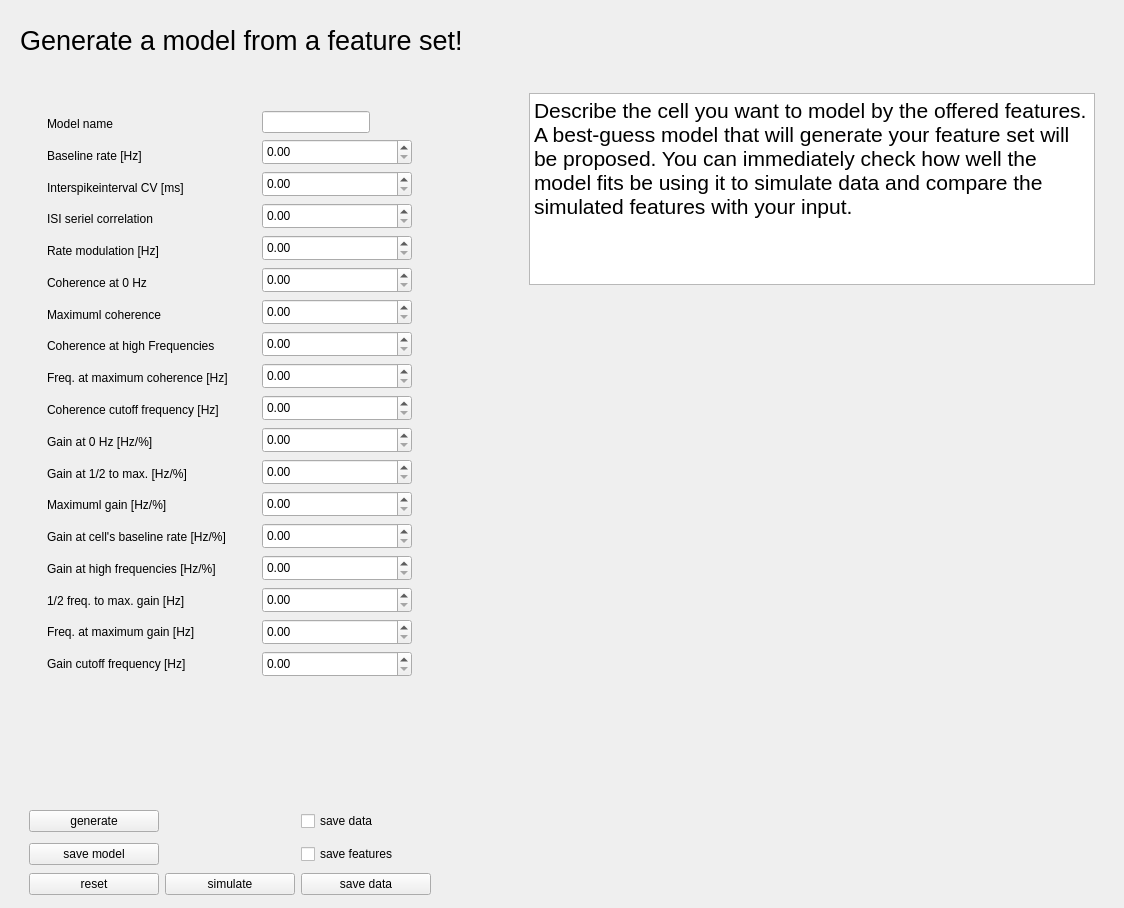
<?xml version="1.0" encoding="UTF-8"?>
<ui version="4.0">
 <class>ModelGenerator</class>
 <widget class="QWidget" name="ModelGenerator">
  <property name="geometry">
   <rect>
    <x>0</x>
    <y>0</y>
    <width>1124</width>
    <height>908</height>
   </rect>
  </property>
  <property name="windowTitle">
   <string>Form</string>
  </property>
  <layout class="QVBoxLayout" name="verticalLayout">
   <item>
    <widget class="QWidget" name="cm_header" native="true">
     <layout class="QHBoxLayout" name="horizontalLayout_7" stretch="1,0">
      <item>
       <widget class="QLabel" name="cm_title">
        <property name="font">
         <font>
          <pointsize>20</pointsize>
         </font>
        </property>
        <property name="text">
         <string>Generate a model from a feature set!</string>
        </property>
        <property name="role" stdset="0">
         <string>title</string>
        </property>
       </widget>
      </item>
      <item>
       <spacer name="horizontalSpacer_5">
        <property name="orientation">
         <enum>Qt::Orientation::Horizontal</enum>
        </property>
        <property name="sizeType">
         <enum>QSizePolicy::Policy::Fixed</enum>
        </property>
        <property name="sizeHint" stdset="0">
         <size>
          <width>20</width>
          <height>40</height>
         </size>
        </property>
       </spacer>
      </item>
     </layout>
    </widget>
   </item>
   <item>
    <widget class="QWidget" name="cm_content_widget" native="true">
     <layout class="QHBoxLayout" name="horizontalLayout_10" stretch="8,1,20">
      <property name="bottomMargin">
       <number>1</number>
      </property>
      <item>
       <widget class="QWidget" name="widget_4" native="true">
        <property name="sizePolicy">
         <sizepolicy hsizetype="Preferred" vsizetype="Expanding">
          <horstretch>0</horstretch>
          <verstretch>0</verstretch>
         </sizepolicy>
        </property>
        <layout class="QGridLayout" name="gridLayout">
         <property name="bottomMargin">
          <number>0</number>
         </property>
         <item row="0" column="0">
          <widget class="QWidget" name="cm_left_box" native="true">
           <layout class="QHBoxLayout" name="horizontalLayout_6">
            <item>
             <widget class="QWidget" name="cm_label_box" native="true">
              <layout class="QVBoxLayout" name="verticalLayout_12">
               <item>
                <widget class="QLabel" name="cm_label_name">
                 <property name="text">
                  <string>Model name</string>
                 </property>
                </widget>
               </item>
               <item>
                <widget class="QLabel" name="cm_label_1">
                 <property name="text">
                  <string>Baseline rate [Hz]</string>
                 </property>
                </widget>
               </item>
               <item>
                <widget class="QLabel" name="cm_label_2">
                 <property name="text">
                  <string>Interspikeinterval CV [ms]</string>
                 </property>
                </widget>
               </item>
               <item>
                <widget class="QLabel" name="cm_label_3">
                 <property name="text">
                  <string>ISI seriel correlation</string>
                 </property>
                </widget>
               </item>
               <item>
                <widget class="QLabel" name="cm_label_4">
                 <property name="text">
                  <string>Rate modulation [Hz]</string>
                 </property>
                </widget>
               </item>
               <item>
                <widget class="QLabel" name="cm_label_5">
                 <property name="text">
                  <string>Coherence at 0 Hz</string>
                 </property>
                </widget>
               </item>
               <item>
                <widget class="QLabel" name="cm_label_6">
                 <property name="text">
                  <string>Maximuml coherence</string>
                 </property>
                </widget>
               </item>
               <item>
                <widget class="QLabel" name="cm_label_7">
                 <property name="text">
                  <string>Coherence at high Frequencies</string>
                 </property>
                </widget>
               </item>
               <item>
                <widget class="QLabel" name="cm_label_8">
                 <property name="text">
                  <string>Freq. at maximum coherence [Hz]</string>
                 </property>
                </widget>
               </item>
               <item>
                <widget class="QLabel" name="cm_label_9">
                 <property name="text">
                  <string>Coherence cutoff frequency [Hz]</string>
                 </property>
                </widget>
               </item>
               <item>
                <widget class="QLabel" name="cm_label_10">
                 <property name="text">
                  <string>Gain at 0 Hz [Hz/%]</string>
                 </property>
                </widget>
               </item>
               <item>
                <widget class="QLabel" name="cm_label_11">
                 <property name="text">
                  <string>Gain at 1/2 to max. [Hz/%]</string>
                 </property>
                </widget>
               </item>
               <item>
                <widget class="QLabel" name="cm_label_12">
                 <property name="text">
                  <string>Maximuml gain [Hz/%]</string>
                 </property>
                </widget>
               </item>
               <item>
                <widget class="QLabel" name="cm_label_13">
                 <property name="text">
                  <string>Gain at cell's baseline rate [Hz/%]</string>
                 </property>
                </widget>
               </item>
               <item>
                <widget class="QLabel" name="cm_label_14">
                 <property name="text">
                  <string>Gain at high frequencies [Hz/%]</string>
                 </property>
                </widget>
               </item>
               <item>
                <widget class="QLabel" name="cm_label_15">
                 <property name="text">
                  <string>1/2 freq. to max. gain [Hz]</string>
                 </property>
                </widget>
               </item>
               <item>
                <widget class="QLabel" name="cm_label_16">
                 <property name="text">
                  <string>Freq. at maximum gain [Hz]</string>
                 </property>
                </widget>
               </item>
               <item>
                <widget class="QLabel" name="cm_label_17">
                 <property name="text">
                  <string>Gain cutoff frequency [Hz]</string>
                 </property>
                </widget>
               </item>
              </layout>
             </widget>
            </item>
            <item>
             <widget class="QWidget" name="cm_input_box" native="true">
              <layout class="QVBoxLayout" name="verticalLayout_13">
               <item>
                <widget class="QLineEdit" name="name_edit">
                 <property name="sizePolicy">
                  <sizepolicy hsizetype="Fixed" vsizetype="Fixed">
                   <horstretch>150</horstretch>
                   <verstretch>26</verstretch>
                  </sizepolicy>
                 </property>
                </widget>
               </item>
               <item>
                <widget class="QDoubleSpinBox" name="doubleSpinBox_1">
                 <property name="sizePolicy">
                  <sizepolicy hsizetype="Fixed" vsizetype="Fixed">
                   <horstretch>150</horstretch>
                   <verstretch>26</verstretch>
                  </sizepolicy>
                 </property>
                 <property name="minimumSize">
                  <size>
                   <width>150</width>
                   <height>26</height>
                  </size>
                 </property>
                </widget>
               </item>
               <item>
                <widget class="QDoubleSpinBox" name="doubleSpinBox_2">
                 <property name="sizePolicy">
                  <sizepolicy hsizetype="Fixed" vsizetype="Fixed">
                   <horstretch>150</horstretch>
                   <verstretch>26</verstretch>
                  </sizepolicy>
                 </property>
                 <property name="minimumSize">
                  <size>
                   <width>150</width>
                   <height>26</height>
                  </size>
                 </property>
                </widget>
               </item>
               <item>
                <widget class="QDoubleSpinBox" name="doubleSpinBox_3">
                 <property name="sizePolicy">
                  <sizepolicy hsizetype="Fixed" vsizetype="Fixed">
                   <horstretch>150</horstretch>
                   <verstretch>26</verstretch>
                  </sizepolicy>
                 </property>
                 <property name="minimumSize">
                  <size>
                   <width>150</width>
                   <height>26</height>
                  </size>
                 </property>
                </widget>
               </item>
               <item>
                <widget class="QDoubleSpinBox" name="doubleSpinBox_4">
                 <property name="sizePolicy">
                  <sizepolicy hsizetype="Fixed" vsizetype="Fixed">
                   <horstretch>0</horstretch>
                   <verstretch>0</verstretch>
                  </sizepolicy>
                 </property>
                 <property name="minimumSize">
                  <size>
                   <width>150</width>
                   <height>26</height>
                  </size>
                 </property>
                 <property name="maximumSize">
                  <size>
                   <width>150</width>
                   <height>26</height>
                  </size>
                 </property>
                </widget>
               </item>
               <item>
                <widget class="QDoubleSpinBox" name="doubleSpinBox_5">
                 <property name="sizePolicy">
                  <sizepolicy hsizetype="Fixed" vsizetype="Fixed">
                   <horstretch>0</horstretch>
                   <verstretch>0</verstretch>
                  </sizepolicy>
                 </property>
                 <property name="minimumSize">
                  <size>
                   <width>150</width>
                   <height>26</height>
                  </size>
                 </property>
                 <property name="maximumSize">
                  <size>
                   <width>150</width>
                   <height>26</height>
                  </size>
                 </property>
                </widget>
               </item>
               <item>
                <widget class="QDoubleSpinBox" name="doubleSpinBox_6">
                 <property name="sizePolicy">
                  <sizepolicy hsizetype="Fixed" vsizetype="Fixed">
                   <horstretch>0</horstretch>
                   <verstretch>0</verstretch>
                  </sizepolicy>
                 </property>
                 <property name="minimumSize">
                  <size>
                   <width>150</width>
                   <height>26</height>
                  </size>
                 </property>
                 <property name="maximumSize">
                  <size>
                   <width>150</width>
                   <height>26</height>
                  </size>
                 </property>
                </widget>
               </item>
               <item>
                <widget class="QDoubleSpinBox" name="doubleSpinBox_7">
                 <property name="sizePolicy">
                  <sizepolicy hsizetype="Fixed" vsizetype="Fixed">
                   <horstretch>0</horstretch>
                   <verstretch>0</verstretch>
                  </sizepolicy>
                 </property>
                 <property name="minimumSize">
                  <size>
                   <width>150</width>
                   <height>26</height>
                  </size>
                 </property>
                 <property name="maximumSize">
                  <size>
                   <width>150</width>
                   <height>26</height>
                  </size>
                 </property>
                </widget>
               </item>
               <item>
                <widget class="QDoubleSpinBox" name="doubleSpinBox_8">
                 <property name="sizePolicy">
                  <sizepolicy hsizetype="Fixed" vsizetype="Fixed">
                   <horstretch>0</horstretch>
                   <verstretch>0</verstretch>
                  </sizepolicy>
                 </property>
                 <property name="minimumSize">
                  <size>
                   <width>150</width>
                   <height>26</height>
                  </size>
                 </property>
                 <property name="maximumSize">
                  <size>
                   <width>150</width>
                   <height>26</height>
                  </size>
                 </property>
                </widget>
               </item>
               <item>
                <widget class="QDoubleSpinBox" name="doubleSpinBox_9">
                 <property name="sizePolicy">
                  <sizepolicy hsizetype="Fixed" vsizetype="Fixed">
                   <horstretch>0</horstretch>
                   <verstretch>0</verstretch>
                  </sizepolicy>
                 </property>
                 <property name="minimumSize">
                  <size>
                   <width>150</width>
                   <height>26</height>
                  </size>
                 </property>
                 <property name="maximumSize">
                  <size>
                   <width>150</width>
                   <height>26</height>
                  </size>
                 </property>
                </widget>
               </item>
               <item>
                <widget class="QDoubleSpinBox" name="doubleSpinBox_10">
                 <property name="sizePolicy">
                  <sizepolicy hsizetype="Fixed" vsizetype="Fixed">
                   <horstretch>0</horstretch>
                   <verstretch>0</verstretch>
                  </sizepolicy>
                 </property>
                 <property name="minimumSize">
                  <size>
                   <width>150</width>
                   <height>26</height>
                  </size>
                 </property>
                 <property name="maximumSize">
                  <size>
                   <width>150</width>
                   <height>26</height>
                  </size>
                 </property>
                </widget>
               </item>
               <item>
                <widget class="QDoubleSpinBox" name="doubleSpinBox_11">
                 <property name="sizePolicy">
                  <sizepolicy hsizetype="Fixed" vsizetype="Fixed">
                   <horstretch>0</horstretch>
                   <verstretch>0</verstretch>
                  </sizepolicy>
                 </property>
                 <property name="minimumSize">
                  <size>
                   <width>150</width>
                   <height>26</height>
                  </size>
                 </property>
                 <property name="maximumSize">
                  <size>
                   <width>150</width>
                   <height>26</height>
                  </size>
                 </property>
                </widget>
               </item>
               <item>
                <widget class="QDoubleSpinBox" name="doubleSpinBox_12">
                 <property name="sizePolicy">
                  <sizepolicy hsizetype="Fixed" vsizetype="Fixed">
                   <horstretch>0</horstretch>
                   <verstretch>0</verstretch>
                  </sizepolicy>
                 </property>
                 <property name="minimumSize">
                  <size>
                   <width>150</width>
                   <height>26</height>
                  </size>
                 </property>
                 <property name="maximumSize">
                  <size>
                   <width>150</width>
                   <height>26</height>
                  </size>
                 </property>
                </widget>
               </item>
               <item>
                <widget class="QDoubleSpinBox" name="doubleSpinBox_13">
                 <property name="sizePolicy">
                  <sizepolicy hsizetype="Fixed" vsizetype="Fixed">
                   <horstretch>0</horstretch>
                   <verstretch>0</verstretch>
                  </sizepolicy>
                 </property>
                 <property name="minimumSize">
                  <size>
                   <width>150</width>
                   <height>26</height>
                  </size>
                 </property>
                 <property name="maximumSize">
                  <size>
                   <width>150</width>
                   <height>26</height>
                  </size>
                 </property>
                </widget>
               </item>
               <item>
                <widget class="QDoubleSpinBox" name="doubleSpinBox_14">
                 <property name="sizePolicy">
                  <sizepolicy hsizetype="Fixed" vsizetype="Fixed">
                   <horstretch>0</horstretch>
                   <verstretch>0</verstretch>
                  </sizepolicy>
                 </property>
                 <property name="minimumSize">
                  <size>
                   <width>150</width>
                   <height>26</height>
                  </size>
                 </property>
                 <property name="maximumSize">
                  <size>
                   <width>150</width>
                   <height>26</height>
                  </size>
                 </property>
                </widget>
               </item>
               <item>
                <widget class="QDoubleSpinBox" name="doubleSpinBox_15">
                 <property name="sizePolicy">
                  <sizepolicy hsizetype="Fixed" vsizetype="Fixed">
                   <horstretch>150</horstretch>
                   <verstretch>26</verstretch>
                  </sizepolicy>
                 </property>
                 <property name="minimumSize">
                  <size>
                   <width>150</width>
                   <height>26</height>
                  </size>
                 </property>
                </widget>
               </item>
               <item>
                <widget class="QDoubleSpinBox" name="doubleSpinBox_16">
                 <property name="sizePolicy">
                  <sizepolicy hsizetype="Fixed" vsizetype="Fixed">
                   <horstretch>150</horstretch>
                   <verstretch>26</verstretch>
                  </sizepolicy>
                 </property>
                 <property name="minimumSize">
                  <size>
                   <width>150</width>
                   <height>26</height>
                  </size>
                 </property>
                </widget>
               </item>
               <item>
                <widget class="QDoubleSpinBox" name="doubleSpinBox_17">
                 <property name="sizePolicy">
                  <sizepolicy hsizetype="Fixed" vsizetype="Fixed">
                   <horstretch>150</horstretch>
                   <verstretch>26</verstretch>
                  </sizepolicy>
                 </property>
                 <property name="minimumSize">
                  <size>
                   <width>150</width>
                   <height>26</height>
                  </size>
                 </property>
                </widget>
               </item>
              </layout>
             </widget>
            </item>
           </layout>
          </widget>
         </item>
         <item row="1" column="0">
          <spacer name="verticalSpacer_6">
           <property name="orientation">
            <enum>Qt::Orientation::Vertical</enum>
           </property>
           <property name="sizeHint" stdset="0">
            <size>
             <width>20</width>
             <height>40</height>
            </size>
           </property>
          </spacer>
         </item>
         <item row="2" column="0">
          <widget class="QWidget" name="cm_save_box" native="true">
           <property name="sizePolicy">
            <sizepolicy hsizetype="Preferred" vsizetype="Minimum">
             <horstretch>0</horstretch>
             <verstretch>0</verstretch>
            </sizepolicy>
           </property>
           <layout class="QGridLayout" name="gridLayout_2">
            <property name="leftMargin">
             <number>0</number>
            </property>
            <property name="rightMargin">
             <number>39</number>
            </property>
            <property name="bottomMargin">
             <number>1</number>
            </property>
            <item row="2" column="1">
             <widget class="QPushButton" name="btn_simulate">
              <property name="sizePolicy">
               <sizepolicy hsizetype="Fixed" vsizetype="Fixed">
                <horstretch>0</horstretch>
                <verstretch>0</verstretch>
               </sizepolicy>
              </property>
              <property name="minimumSize">
               <size>
                <width>130</width>
                <height>0</height>
               </size>
              </property>
              <property name="maximumSize">
               <size>
                <width>130</width>
                <height>16777215</height>
               </size>
              </property>
              <property name="text">
               <string>simulate</string>
              </property>
             </widget>
            </item>
            <item row="2" column="2">
             <widget class="QPushButton" name="btn_save">
              <property name="sizePolicy">
               <sizepolicy hsizetype="Fixed" vsizetype="Fixed">
                <horstretch>0</horstretch>
                <verstretch>0</verstretch>
               </sizepolicy>
              </property>
              <property name="minimumSize">
               <size>
                <width>130</width>
                <height>0</height>
               </size>
              </property>
              <property name="maximumSize">
               <size>
                <width>130</width>
                <height>16777215</height>
               </size>
              </property>
              <property name="text">
               <string>save data</string>
              </property>
             </widget>
            </item>
            <item row="0" column="2">
             <widget class="QCheckBox" name="checkBox_data">
              <property name="text">
               <string>save data</string>
              </property>
             </widget>
            </item>
            <item row="1" column="2">
             <widget class="QCheckBox" name="checkBox_features">
              <property name="text">
               <string>save features</string>
              </property>
             </widget>
            </item>
            <item row="1" column="1">
             <spacer name="horizontalSpacer_17">
              <property name="orientation">
               <enum>Qt::Orientation::Vertical</enum>
              </property>
              <property name="sizeHint" stdset="0">
               <size>
                <width>40</width>
                <height>20</height>
               </size>
              </property>
             </spacer>
            </item>
            <item row="0" column="1">
             <spacer name="horizontalSpacer_7">
              <property name="orientation">
               <enum>Qt::Orientation::Vertical</enum>
              </property>
              <property name="sizeHint" stdset="0">
               <size>
                <width>40</width>
                <height>20</height>
               </size>
              </property>
             </spacer>
            </item>
            <item row="0" column="0">
             <widget class="QPushButton" name="btn_generate">
              <property name="sizePolicy">
               <sizepolicy hsizetype="Fixed" vsizetype="Fixed">
                <horstretch>0</horstretch>
                <verstretch>0</verstretch>
               </sizepolicy>
              </property>
              <property name="minimumSize">
               <size>
                <width>130</width>
                <height>0</height>
               </size>
              </property>
              <property name="maximumSize">
               <size>
                <width>130</width>
                <height>16777215</height>
               </size>
              </property>
              <property name="text">
               <string>generate</string>
              </property>
             </widget>
            </item>
            <item row="1" column="0">
             <widget class="QPushButton" name="btn_save_model">
              <property name="sizePolicy">
               <sizepolicy hsizetype="Fixed" vsizetype="Fixed">
                <horstretch>0</horstretch>
                <verstretch>0</verstretch>
               </sizepolicy>
              </property>
              <property name="minimumSize">
               <size>
                <width>130</width>
                <height>0</height>
               </size>
              </property>
              <property name="text">
               <string>save model</string>
              </property>
             </widget>
            </item>
            <item row="2" column="0">
             <widget class="QPushButton" name="btn_reset">
              <property name="sizePolicy">
               <sizepolicy hsizetype="Fixed" vsizetype="Fixed">
                <horstretch>0</horstretch>
                <verstretch>0</verstretch>
               </sizepolicy>
              </property>
              <property name="minimumSize">
               <size>
                <width>130</width>
                <height>0</height>
               </size>
              </property>
              <property name="maximumSize">
               <size>
                <width>130</width>
                <height>16777215</height>
               </size>
              </property>
              <property name="text">
               <string>reset</string>
              </property>
             </widget>
            </item>
           </layout>
          </widget>
         </item>
        </layout>
       </widget>
      </item>
      <item>
       <widget class="QWidget" name="cm_spcaerwidget" native="true">
        <property name="sizePolicy">
         <sizepolicy hsizetype="Expanding" vsizetype="Preferred">
          <horstretch>0</horstretch>
          <verstretch>0</verstretch>
         </sizepolicy>
        </property>
        <property name="minimumSize">
         <size>
          <width>1</width>
          <height>0</height>
         </size>
        </property>
       </widget>
      </item>
      <item>
       <widget class="QWidget" name="cm_right_box" native="true">
        <property name="sizePolicy">
         <sizepolicy hsizetype="Preferred" vsizetype="Expanding">
          <horstretch>0</horstretch>
          <verstretch>0</verstretch>
         </sizepolicy>
        </property>
        <layout class="QVBoxLayout" name="verticalLayout_15" stretch="0,1">
         <property name="bottomMargin">
          <number>1</number>
         </property>
         <item>
          <widget class="QPlainTextEdit" name="text_output">
           <property name="sizePolicy">
            <sizepolicy hsizetype="Preferred" vsizetype="Preferred">
             <horstretch>0</horstretch>
             <verstretch>0</verstretch>
            </sizepolicy>
           </property>
           <property name="font">
            <font>
             <pointsize>16</pointsize>
            </font>
           </property>
           <property name="readOnly">
            <bool>true</bool>
           </property>
           <property name="plainText">
            <string>Describe the cell you want to model by the offered features. A best-guess model that will generate your feature set will be proposed. You can immediately check how well the model fits be using it to simulate data and compare the simulated features with your input. </string>
           </property>
          </widget>
         </item>
         <item>
          <widget class="QFrame" name="figure">
           <property name="sizePolicy">
            <sizepolicy hsizetype="Expanding" vsizetype="Expanding">
             <horstretch>0</horstretch>
             <verstretch>0</verstretch>
            </sizepolicy>
           </property>
           <property name="frameShape">
            <enum>QFrame::Shape::NoFrame</enum>
           </property>
           <layout class="QVBoxLayout" name="verticalLayout_5"/>
          </widget>
         </item>
        </layout>
       </widget>
      </item>
     </layout>
    </widget>
   </item>
  </layout>
 </widget>
 <resources/>
 <connections/>
</ui>
